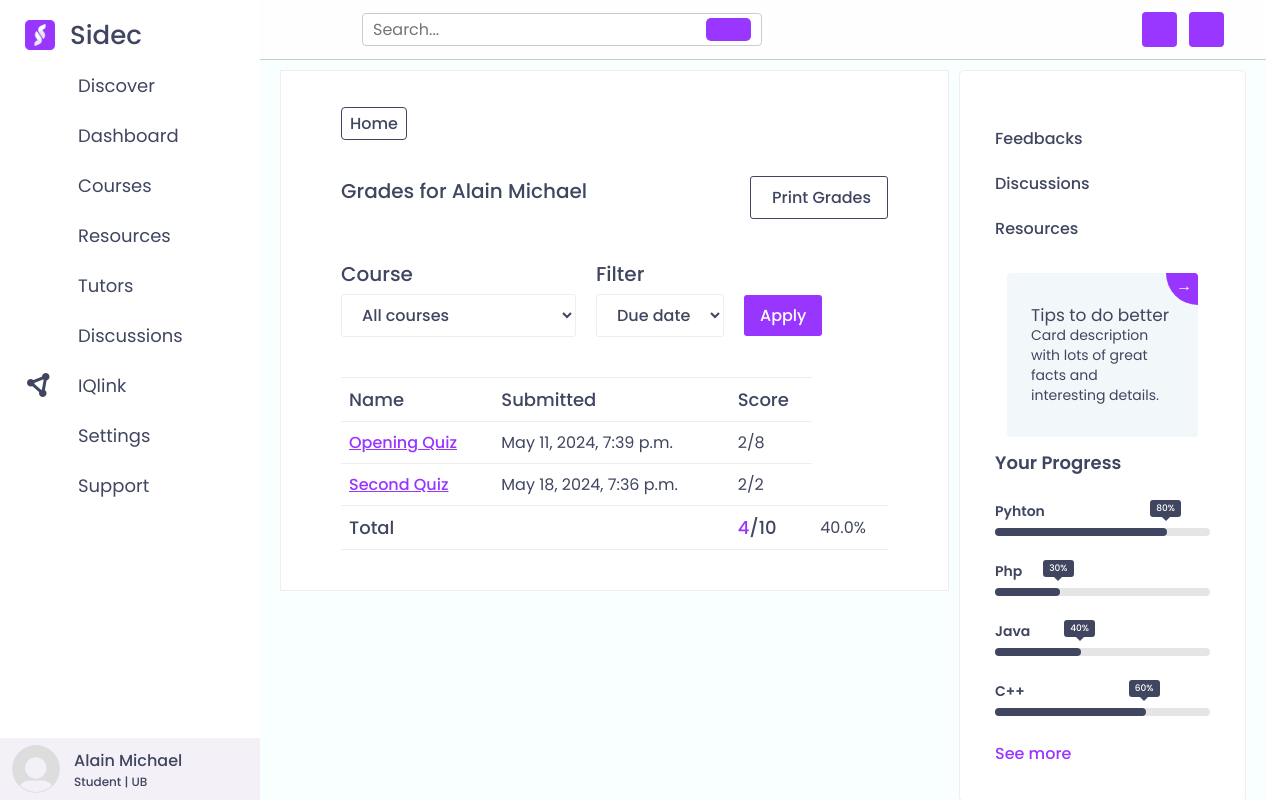
Screenshot of /grades/1 (signed in) with the database file from the repository.
### base/models.py (models this page shows)
class Student(models.Model):
    user = models.OneToOneField(User, on_delete=models.CASCADE)
    profile_pic = models.ImageField(upload_to="profile_pics", default="profile_pics/Default_pfp.svg") # Should also change this to imagefield
    profile_views = models.IntegerField(validators=[MaxValueValidator(100)], default=0)
    level = models.CharField(max_length=100, choices=Level.choices)
    country = models.CharField(max_length=100, choices=Country.choices)
    bio = models.TextField(blank=True, null=True)
    preferred_name = models.CharField(max_length=20, blank=True, null=True)
    birthday = models.DateField(blank=True, null=True)
    enrolled_courses = models.ManyToManyField('Course', related_name='enrolled_students')
    saved_courses = models.ManyToManyField('Course', related_name='saved_students')
    created_at = models.DateField(auto_now_add=True)
    socials = models.OneToOneField('Socials', on_delete=models.CASCADE, blank=True, null=True)
    def __str__(self):
        return self.user.first_name

class User(AbstractUser):
    username = None
    USERNAME_FIELD = 'email'
    email = models.EmailField(_('email address'), unique=True)
    REQUIRED_FIELDS = []      # No additional required fields
    objects = UserManager()

class QuizGrade(models.Model):
    quiz = models.ForeignKey(Quiz, on_delete=models.CASCADE)
    student = models.ForeignKey(Student, on_delete=models.CASCADE)
    marks_obtained = models.IntegerField()
    total_marks = models.IntegerField()
    modified_at = models.DateTimeField(auto_now=True)

class Quiz(models.Model):
    week = models.ForeignKey(CourseWeek, on_delete=models.CASCADE)
    title = models.CharField(max_length=255)
    description = models.TextField()
    time_to_complete = models.IntegerField()
    due_date = models.DateTimeField(blank=True, null=True)
    created_at = models.DateTimeField(auto_now_add=True)
    def __str__(self):
        return self.title

### base/views.py (the view)
# urls.py: path('grades/<int:course_id>', views.grades, name='grades'),
def grades(request, course_id):
    student = Student.objects.get(user=request.user)
    course = Course.objects.get(id=course_id)
    grades = QuizGrade.objects.filter(student=student, quiz__week__course=course)
    total = {'obtained': sum([i.marks_obtained for i in grades]), 'possible': sum([i.total_marks for i in grades])}
    context = {'student': student, 'grades': grades, 'course': course, 'total': total}
    return render(request, 'how_to_navigate_sidec/grades.html', context)

### base/templatetags/custom_filters.py (called while the page is built)
@register.filter
def to_percentage(marks_obtained, total_marks):
    try:
        percentage = (float(marks_obtained) / float(total_marks)) * 100
        return float('{:.1f}'.format(percentage))
    except (ValueError, TypeError, ZeroDivisionError):
        return ''

### templates/how_to_navigate_sidec/grades.html (shortened to what this page needs)
{% load static %}
{% load custom_filters %}
<!DOCTYPE html>
<html lang="en">
<head>
<link href="//cdn.quilljs.com/1.3.6/quill.snow.css" rel="stylesheet">
<link href="//cdn.quilljs.com/1.3.6/quill.bubble.css" rel="stylesheet">
<link href="//cdn.quilljs.com/1.3.6/quill.core.css" rel="stylesheet">
    <link rel="stylesheet" href="https://cdnjs.cloudflare.com/ajax/libs/fullcalendar/3.10.2/fullcalendar.min.css" />
    <link rel="stylesheet" href="https://cdnjs.cloudflare.com/ajax/libs/font-awesome/6.5.1/css/all.min.css" />
    <link rel="stylesheet" href="https://cdnjs.cloudflare.com/ajax/libs/remixicon/3.6.0/remixicon.css" />
    <link rel="stylesheet" href="{% static 'css/othercoursepages.css' %}">
</head>
<body >
    <div class="sidebar">
        <div class="logo-details">
            <img src="{% static 'images/Asset 6.png' %}" alt="sidec org">
            <span class="logo_name">Sidec</span>
        </div>
        <ul class="nav-links">
            <li >
                <a href="{% url 'discover' %}">
                    <i class="ri-rocket-2-fill"></i>
                    <span class="link_name">Discover</span>
                </a>
            </li>
            <li>
                <a href="{% url 'dashboard' %}" >
                    <i class="ri-layout-grid-fill"></i>
                    <span class="link_name">Dashboard</span>
                </a>
            </li>
            <li>
                <div class="iocn-link">
                    <a href="{% url 'courses' %}">
                        <i class="ri-book-open-fill"></i>
                        <span class="link_name">Courses</span>
                    </a>
                    <i class="ri-arrow-down-s-line arrow"></i>
                </div>
            </li>
                <li>
                    <div class="iocn-link">
                        <a href="{% url 'resources' %}">
                            <i class="ri-archive-drawer-fill"></i>
                            <span class="link_name">Resources</span>
                        </a>
                        <i class="ri-arrow-down-s-line arrow"></i>
                    </div>
             </li>
             <li>
                     <div class="iocn-link">
                        <a href="{% url 'tutors' %}">
                            <i class="ri-service-fill"></i>
                            <span class="link_name">Tutors</span>
                        </a>
                             <i class="ri-arrow-down-s-line arrow"></i>
                     </div>
                 </li>
                 <li>
                    <a href="{% url 'discuss' %}">
                        <i class="ri-chat-1-fill"></i>
                        <span class="link_name">Discussions</span>
                    </a>
                </li>
                <li>
                       <a href="{% url 'iqlink' %}" >
                        <i class="fa-solid fa-circle-nodes"></i>
                           <span class="link_name">IQlink</span>
                       </a>
                </li>
                <li>
                    <a href="{% url 'settings' %}">
                        <i class="ri-settings-fill"></i>
                        <span class="link_name">Settings</span>
                    </a>
                </li>
                <li>
                    <a href="{% url 'support' %}">
                        <i class="ri-question-fill"></i>
                        <span class="link_name">Support</span>
                    </a>
                </li>
                {% include 'profile_area.html' %}
        </ul>
    </div>
    <section class="home-section header">
        <div class="home-content">
            <div class="flex">
                <form action="" method="post" class="search-form">
                    <input type="text" name="search_box" placeholder="Search..." required maxlength="100">
                    <button type="submit" class="ri-search-line"></button>
                </form>
                <div class="icons">
                    <div id="feed-btn" class="ri-notification-4-fill"></div>
                    <div id="user-btn" class="ri-user-5-fill"></div>
                </div>
            </div>
        </div>
        <div class="course_home">
            <div class="section" id="section2">
                <a href="{% url 'htusidec' %}" class="home-btn"> Home </a>
                <div class="container grades_section">
                    <div class="grades_info_container">
                        <h1>Grades for {{student}}</h1>
                        <button> Print Grades </button>
                    </div>
                    <div class="selectors">
                        <div class="select_course">
                            <h1>Course</h1>
                            <select name="course" id="course" >
                                <option value="course1">All courses</option>
                            </select>
                        </div>
                        <div class="filter">
                            <h1>Filter</h1>
                            <select name="filter" id="filter" >
                                <option value="due" >Due date</option>
                            </select>
                        </div>
                        <div class="btn_apply">
                            <button>Apply</button>
                        </div>
                    </div>
                    <table>
                        <tr>
                          <th>Name</th>
                          <th>Submitted</th>
                          <th>Score</th>
                        </tr>
                        {% for grade in grades %}
                        <tr>
                            <td>
                              <div class="flex">
                                  <a href="#">{{grade.quiz}}</a>
                            </td>
                            <td>{{grade.modified_at}}</td>
                            <td><span>{{grade.marks_obtained}}</span>/{{grade.total_marks}}</td>
                          </tr>
                        {% endfor %}
                        <tr>
                            <td id="grade_total">Total</td>
                            <td></td>
                            <td id="grade_percentage"><span>{{total.obtained}}</span>/{{total.possible}}</td>
                            <td>{{total.obtained|to_percentage:total.possible}}%</td>
                        </tr>
                      </table>
                </div>
            </div>
            <div class="section" id="section1">
                <div class="other_links">
                    <ul>
                        <li><a href="{% url 'feedbacks' %}">Feedbacks </a></li>
                        <li><a href="{% url 'discussions' %}">Discussions </a></li>
                        <li><a href="{% url 'resources' %}">Resources </a></li>
                    </ul>
                </div>
                <div class="card">
                    <a class="card1" href="#">
                     <p>Tips to do better</p>
                     <p class="small">Card description with lots of great facts and interesting details.</p>
                     <div class="go-corner" href="#">
                       <div class="go-arrow">
                         →
                       </div>
                     </div>
                   </a>
                 </div>
                 <div class="container_2">
                    <h1>Your Progress</h1>
                    <div class="skill-box">
                      <span class="title">Pyhton</span>
                      <div class="skill-bar">
                        <span class="skill-per html">
                          <span class="tooltip">80%</span>
                        </span>
                      </div>
                    </div>
                    <div class="skill-box">
                      <span class="title">Php</span>
                      <div class="skill-bar">
                        <span class="skill-per css">
                          <span class="tooltip">30%</span>
                        </span>
                      </div>
                    </div>
                    <div class="skill-box">
                      <span class="title">Java</span>
                      <div class="skill-bar">
                        <span class="skill-per javascript">
                          <span class="tooltip">40%</span>
                        </span>
                      </div>
                    </div>
                    <div class="skill-box">
                      <span class="title">C++</span>
                      <div class="skill-bar">
                        <span class="skill-per nodejs">
                          <span class="tooltip">60%</span>
                        </span>
                      </div>
                    </div>
                    <a href="{% url 'dashboard' %}">See more </a>
                  </div>
            </div>
        </div>
    </section>
</body>
</html>

### templates/profile_area.html
<li>
    <div class="profile-details">
        <div class="profile-content">
            <img src={{student.profile_pic.url}} alt="profile">
        </div>
        <div class="name-job">
            <div class="profile_name">{{student}}</div>
        <div class="job">Student | UB</div>
        </div>
        <i class="ri-logout-circle-line" onclick="window.location.href='{% url 'logout' %}'"></i>
    </div>
</li>

### rows the page displays
Student: profile_pic (placeholder picture), user.first_name "Alain Michael"
QuizGrade: quiz "Opening Quiz", modified_at "May 11, 2024, 7:39 p.m.", marks_obtained "2", total_marks "8"
QuizGrade: quiz "Second Quiz", modified_at "May 18, 2024, 7:36 p.m.", marks_obtained "2", total_marks "2"

### other values shown
{{ total.obtained }} "4"
{{ total.possible }} "10"
{{ total.obtained|to_percentage:total.possible }} "40.0"
